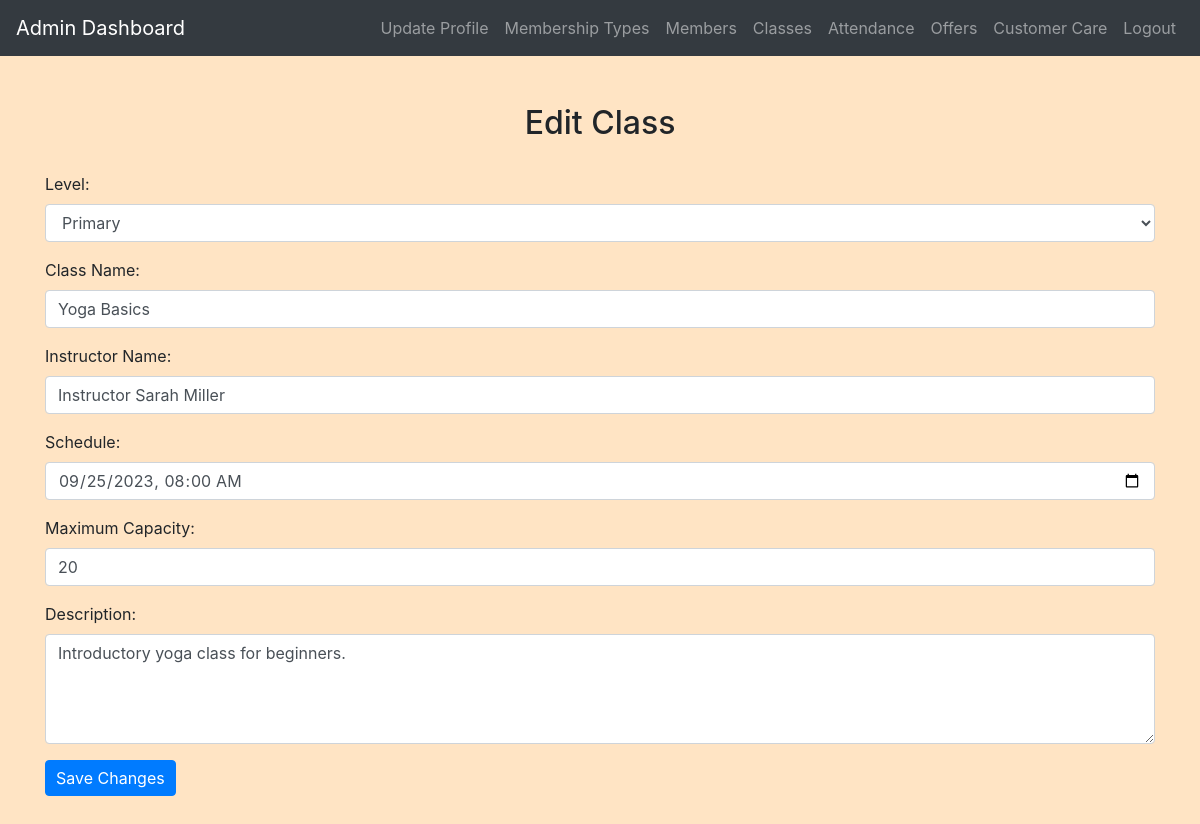
The page /admin/edit_classes.php?class_id=1 (signed in) on the database its author committed.
### tables this page shows
CREATE TABLE `classes` (
  `ClassID` int(11) NOT NULL,
  `Level_id` int(11) NOT NULL,
  `Class_Name` varchar(100) NOT NULL,
  `Instructor_Name` varchar(100) NOT NULL,
  `Schedule` datetime NOT NULL,
  `Maximum_Capacity` int(11) NOT NULL,
  `Description` text DEFAULT NULL
);

### admin/edit_classes.php (the view, shortened to what this page needs)
<?php
include('config.php');
if ($_SERVER["REQUEST_METHOD"] == "GET" && isset($_GET["class_id"])) {
    $classID = $_GET["class_id"];
    $sql = "SELECT * FROM Classes WHERE ClassID = $classID";
    $result = $conn->query($sql);
    if ($result->num_rows > 0) {
        $row = $result->fetch_assoc();
        $levelID = $row['Level_id'];
        $className = $row['Class_Name'];
        $instructorName = $row['Instructor_Name'];
        $schedule = $row['Schedule'];
        $maxCapacity = $row['Maximum_Capacity'];
        $description = $row['Description'];
    } else {
        echo "Class not found.";
        exit;
    }
}
?>
<!DOCTYPE html>
<html lang="en">
<head>
    <link rel="stylesheet" href="https://maxcdn.bootstrapcdn.com/bootstrap/4.5.2/css/bootstrap.min.css">
<link rel="stylesheet" href="../css/style.css">
</head>
<body>
<?php include('admin_navbar.php'); ?>
<div class="container mt-5 mb-5">
    <h2>Edit Class</h2>
    <form action="<?php echo htmlspecialchars($_SERVER['PHP_SELF']); ?>" method="post">
        <div class="form-group">
            <label for="level_id">Level:</label>
            <select class="form-control" id="level_id" name="level_id" required>
                <?php
                include('config.php');
                $levelQuery = "SELECT LevelID, level_name FROM membership_levels";
                $levelResult = $conn->query($levelQuery);
                while ($row = $levelResult->fetch_assoc()) {
                    $selected = ($row['LevelID'] == $levelID) ? 'selected' : '';
                    echo "<option value='" . $row['LevelID'] . "' $selected>" . $row['level_name'] . "</option>";
                }
                ?>
            </select>
        </div>
        <div class="form-group">
            <label for="class_name">Class Name:</label>
            <input type="text" class="form-control" id="class_name" name="class_name" value="<?php echo $className; ?>" required>
        </div>
        <div class="form-group">
            <label for="instructor_name">Instructor Name:</label>
            <input type="text" class="form-control" id="instructor_name" name="instructor_name" value="<?php echo $instructorName; ?>" required>
        </div>
        <div class="form-group">
            <label for="schedule">Schedule:</label>
            <input type="datetime-local" class="form-control" id="schedule" name="schedule" value="<?php echo date("Y-m-d\TH:i:s", strtotime($schedule)); ?>" required>
        </div>
        <div class="form-group">
            <label for="max_capacity">Maximum Capacity:</label>
            <input type="number" class="form-control" id="max_capacity" name="max_capacity" value="<?php echo $maxCapacity; ?>" required>
        </div>
        <div class="form-group">
            <label for="description">Description:</label>
            <textarea class="form-control" id="description" name="description" rows="4" required><?php echo $description; ?></textarea>
        </div>
        <button type="submit" class="btn btn-primary">Save Changes</button>
    </form>
</div>
</body>
</html>

### css/style.css (style rules this page uses)
body { background-color: bisque; }
h1, h2, h3, h4 { text-align: center; margin-top: 30px; margin-bottom: 30px; }
.btn-primary { padding: 5px 10px; }

### rows shown on the page
classes: class_name "Yoga Basics", instructor_name "Instructor Sarah Miller", schedule "09/25/2023 08:00", max_capacity "20", description "Introductory yoga class for beginners."

### other values the page prints
form field level_id "Primary"
